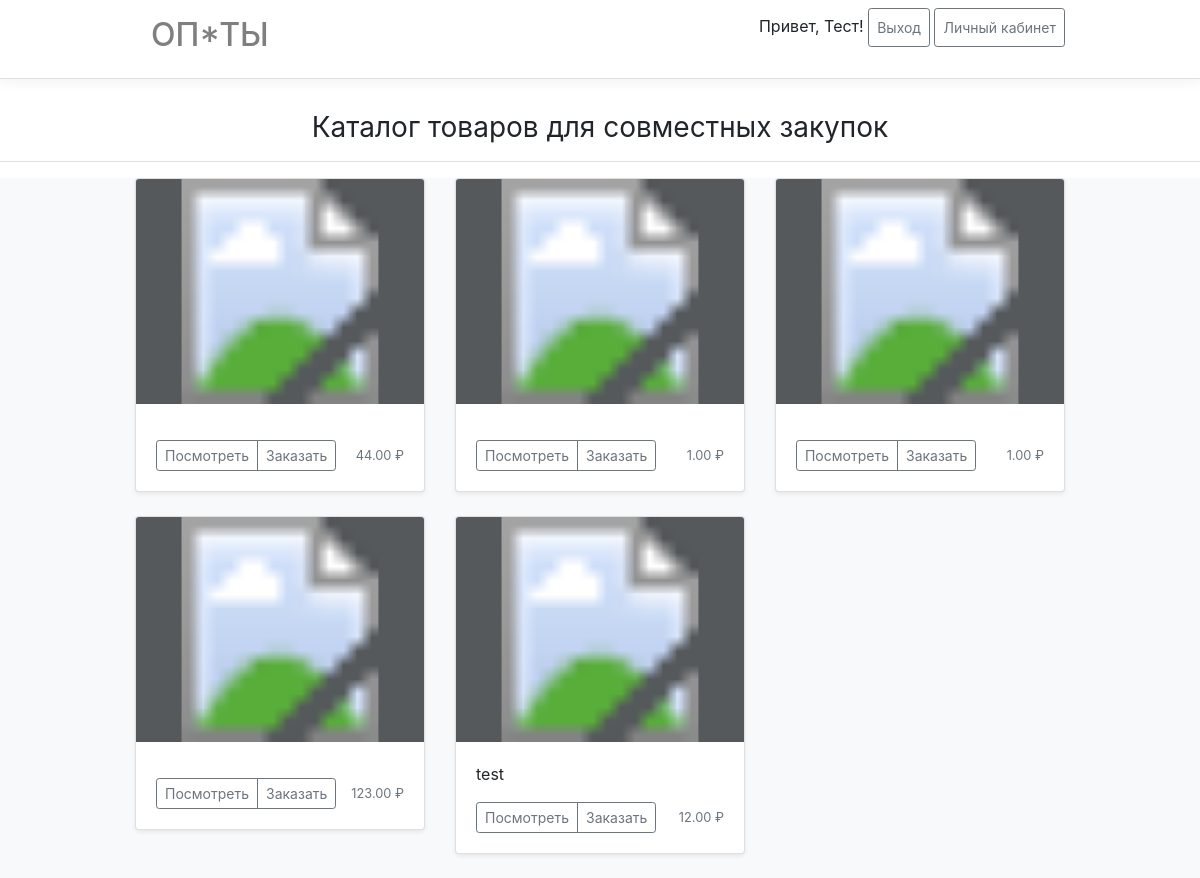
Screenshot of /catalog/ (signed in) with the database file from the repository.
### main/models.py (models this page shows, shortened)
class User(AbstractUser):
    phone = models.CharField('Телефон', max_length=20)
    location = models.CharField('Адрес', max_length=255)
    birth_date = models.DateField('Дата рождения', blank=True, default='')
    role = models.PositiveSmallIntegerField('Роль', choices=tuple(Roles), default=Roles.UNREGISTERED)
    balance = models.DecimalField(max_digits=10, decimal_places=2, default=0)

class Product(ModelWithTimestamp, ModelWithUser):
    objects = ProductManager()
    name = models.CharField(verbose_name='Название',  max_length=100, default='')
    image = models.ImageField(verbose_name='Фото товара', upload_to=get_path_to_product_image)
    place = models.CharField(verbose_name='Место', max_length=150, default='')
    price = models.DecimalField(verbose_name='Цена', max_digits=10, decimal_places=2, default=0)
    comment = models.CharField(verbose_name='Комментарий к товару', max_length=255, default='')
    quantity = models.PositiveIntegerField(verbose_name='Количество', default=0)
    shopping_type = models.PositiveSmallIntegerField(verbose_name='Вид закупки',
                                                     default=ShoppingTypes.INDIVIDUAL,
                                                     choices=tuple(ShoppingTypes))

### main/views.py (the view, shortened to what this page needs)
# urls.py: path('catalog/', main_views.CatalogOrderItems.as_view(), name='catalog'),
class CatalogOrderItems(LoginRolesRequiredMixin, CreateView):
    template_name = 'main/catalog_items.html'
    url_name = 'catalog'
    form_class = ProductForm
    model = _models.Product
    allowed_roles = (Roles.ZAKAZSCHIK,)
    def __init__(self):
        self.order_id = None
    def get_context_data(self, **kwargs):
        context = super().get_context_data(**kwargs)
        context['products'] = _models.Product.objects.get_joint_products()
        context['MEDIA_URL'] = settings.MEDIA_URL
        return context
    def dispatch(self, request, *args, **kwargs):
        self.order_id = kwargs.pop('pk', None)
        return super().dispatch(request, *args, **kwargs)

### main/core/mixins.py (called while the page is built)
    def dispatch(self, request, *args, **kwargs):
        user = request.user
        if not user.is_authenticated:
            return self.handle_no_permission()
        if user.role not in self.allowed_roles and user.role != Roles.ADMINISTRATOR:
            return self.handle_no_permission()
        return super().dispatch(request, *args, **kwargs)

### main/models.py (called while the page is built)
    def get_joint_products(self, **kwargs):
        return Product.objects.filter(shopping_type=ShoppingTypes.JOINT, **kwargs)

### main/templates/main/catalog_items.html (shortened to what this page needs)
{% extends 'base.html' %}
{% block content %}
<div>
    <h3 class="font-weight-normal text-center py-3 border-bottom" style="margin-block-start: 0;  margin-block-end: 0;">
        Каталог товаров для совместных закупок</h3>
    <div class="bg-light mt-3">
        <div class="container">
                  <div class="row">
        {% for p in products %}
            <div class="col-md-4">
              <div class="card mb-4 shadow-sm">
                <svg class="bd-placeholder-img card-img-top" width="100%" height="225" xmlns="http://www.w3.org/2000/svg" preserveAspectRatio="xMidYMid slice" focusable="false" role="img" aria-label="Placeholder: Thumbnail">
                    <title>Placeholder</title>
                    <rect width="100%" height="100%" fill="#55595c"></rect>
                    <image xlink:href="{{ MEDIA_URL }}{{ p.image }}" x="0" y="0" width="100%" height="100%" />
                    <text x="50%" y="50%" fill="#eceeef" dy=".3em">{{ p.name }}</text>
                </svg>
                <div class="card-body">
                  <p class="card-text">{{ p.comment }}</p>
                  <div class="d-flex justify-content-between align-items-center">
                    <div class="btn-group">
                        <a class="btn btn-sm btn-outline-secondary" href="{% url 'main:details' pk=p.id %}">Посмотреть</a>
                        <a class="btn btn-sm btn-outline-secondary" href="#">Заказать</a>
                    </div>
                    <small class="text-muted">{{ p.price }} ₽</small>
                  </div>
                </div>
              </div>
            </div>
        {% endfor %}
          </div>
    </div>
  </div>
</div>
{% endblock content %}

### templates/base.html (shortened to what this page needs)
{% load static %}
<!DOCTYPE html>
<html lang="en">
<head>
    <link rel="stylesheet" href="https://stackpath.bootstrapcdn.com/bootstrap/4.3.1/css/bootstrap.min.css">
    <link rel="stylesheet" href="{% static 'css/styles.css' %}">
</head>
<body>
    <div class="mb-3 border-bottom box-shadow">
        <div class="container">
        <div class="row justify-content-between">
            <div class="col-6">
                <h2 class="d-flex justify-content-between align-items-center py-2">
                     <a class="nav-link active" href="{% url 'main:index' %}" style="color: rgba(0,0,0,.5);">ОП*ТЫ</a>
                </h2>
            </div>
                {% if user.is_authenticated %}
                    <div class="col-6">
                        <div class="py-2 text-right">
                            {% if user.first_name and user.last_name %}
                                <span> Привет, {{ user.first_name }}!</span>
                            {% else %}
                                <span> Логин: {{ user.username }} </span>
                            {% endif %}
                            <a class="py-2 btn btn-sm btn-outline-secondary" href="{% url 'main:logout' %}">Выход</a>
                            {% if pers_area_url == 'administrator' %}
                                <a class="py-2 btn btn-sm btn-outline-secondary" href="{% url 'main:administrator' %}">Личный кабинет</a>
                            {% elif pers_area_url == 'zakupschik' %}
                                <a class="py-2 btn btn-sm btn-outline-secondary" href="{% url 'main:zakupschik' %}">Личный кабинет</a>
                            {% else %}
                                <a class="py-2 btn btn-sm btn-outline-secondary" href="{% url 'main:zakazschik' %}">Личный кабинет</a>
                            {% endif %}
                        </div>
                {% else %}
                    <div class="col-3 text-right">
                        <div class="py-3 btn-group">
                            <a class="btn btn-sm btn-outline-secondary " href="{% url 'main:signup' %}">Регистрация</a>
                            <a class="btn btn-sm btn-outline-secondary" href="{% url 'main:login' %}">Войти</a>
                        </div>
                {% endif %}
                    </div>
                    </div>
            </div>
        </div>
    {% block content %}{% endblock %}
</body>
</html>

### main/static/css/styles.css (style rules this page uses)
.container { max-width: 960px; }
.box-shadow { box-shadow: 0 0.25rem 0.75rem rgba(0, 0, 0, .05); }

### rows the page displays
User: first_name "Тест"
Product: price "44.00"
Product: price "1.00"
Product: price "1.00"
Product: price "123.00"
Product: comment "test", price "12.00"
